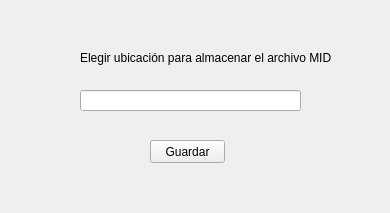
<?xml version="1.0" encoding="UTF-8"?>
<ui version="4.0">
 <class>Almacenar</class>
 <widget class="QWidget" name="Almacenar">
  <property name="geometry">
   <rect>
    <x>0</x>
    <y>0</y>
    <width>390</width>
    <height>213</height>
   </rect>
  </property>
  <property name="windowTitle">
   <string>Almacenar</string>
  </property>
  <widget class="QLabel" name="label">
   <property name="geometry">
    <rect>
     <x>80</x>
     <y>50</y>
     <width>251</width>
     <height>16</height>
    </rect>
   </property>
   <property name="text">
    <string>Elegir ubicación para almacenar el archivo MIDI</string>
   </property>
  </widget>
  <widget class="QLineEdit" name="lineEdit">
   <property name="geometry">
    <rect>
     <x>80</x>
     <y>90</y>
     <width>221</width>
     <height>21</height>
    </rect>
   </property>
  </widget>
  <widget class="QPushButton" name="pushButton">
   <property name="geometry">
    <rect>
     <x>150</x>
     <y>140</y>
     <width>75</width>
     <height>23</height>
    </rect>
   </property>
   <property name="text">
    <string>Guardar</string>
   </property>
  </widget>
 </widget>
 <layoutdefault spacing="6" margin="11"/>
 <resources/>
 <connections/>
</ui>
